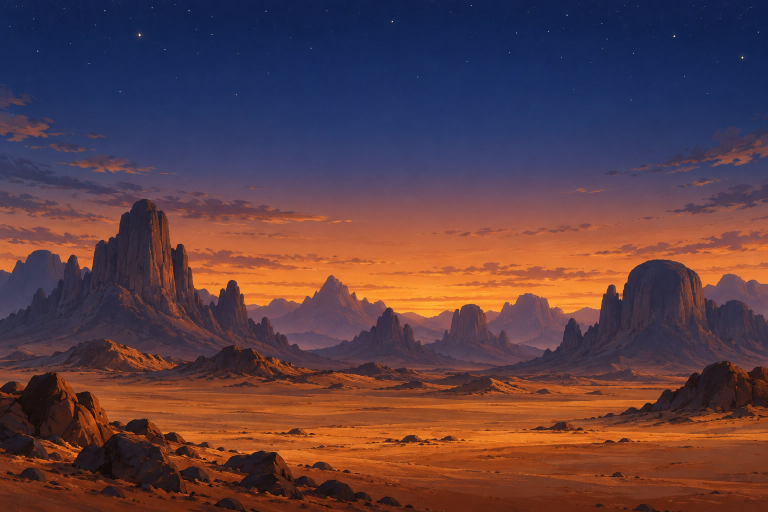
#> input picture renders/keyframes/S02-07_plate.jpg, 1536 x 1024 px (shown at 1/2 size)
$ python -i make_hf.py   (imports and definitions only)
#> lines starting #> are read from the running program, lines starting #| are printed output that depends on the picture
"""Graphics shots (method HF) rendered with Pillow + ffmpeg -> renders/clips/<ID>.mp4 (1920x1080, 24 fps).
Usage: uv run --with pillow --with numpy python tools/make_hf.py [S01-07 S02-07 S09-04 S14-06 S15-03 S18-04]
Part 2 HF shots S14-06 / S15-03 composite carved symbols on plates renders/keyframes/<ID>_plate.jpg (generate the plate first).
Palette: gold #d9a441 on night #1b1f3a (bible/style.md). The dot-game symbols (two dots, circle, line) are drawn by
`dot_symbols()` — reuse it in S14/S15 so they stay identical (AGENTS.md §5.6).
Tifinagh of the hero's name uses the Tuareg (Ahaggar) consonantal spelling ⴰⵎⵎⵍⵏ — NEEDS A NATIVE-SPEAKER CHECK.
A future agent may rebuild these in HyperFrames; keep timing and layout."""
import subprocess, sys
from pathlib import Path
import numpy as np
from PIL import Image, ImageDraw, ImageFilter, ImageFont

ROOT = Path(__file__).resolve().parents[1]
W, H, FPS = 1920, 1080, 24
GOLD, NIGHT = (217, 164, 65), (27, 31, 58)
F = "/usr/share/fonts/truetype/noto/"
KUFI, NASKH, TIFI = F + "NotoKufiArabic-Bold.ttf", F + "NotoNaskhArabic-Bold.ttf", F + "NotoSansTifinaghAhaggar-Regular.ttf"
NAME_TIFI = "ⴰⵎⵎⵍⵏ"
rng = np.random.default_rng(11)


def ease(x): x = np.clip(x, 0, 1); return x * x * (3 - 2 * x)


# [4 lines left out: function writer, not called in this run]


def glow(img, r=8, k=1.6):
    g = img.filter(ImageFilter.GaussianBlur(r)); a = np.asarray(img, float) + k * np.asarray(g, float)
    return Image.fromarray(np.clip(a, 0, 255).astype(np.uint8))


# [97 lines left out: functions dot_symbols, text_points, stars_to, draw_points, S01_07, S02_07 and 2 more, not called in this run]


def plate_img(path, dim=1.0):
#> called with path = '../renders/keyframes/S02-07_plate.jpg', dim = 1
    bg = Image.open(path).convert("RGB"); w, h = bg.size; ch = int(w * 9 / 16)
#> in plate_img, bg is the input picture: PIL image 1536x1024 RGB; mean R, G, B 92.5, 62.5, 68.3
#> after `w, h = bg.size`: w = 1536; h = 1024
#> after `ch = int(w * 9 / 16)`: ch = 864
    bg = bg.crop((0, int((h - ch) * 0.3), w, int((h - ch) * 0.3) + ch)).resize((W, H))
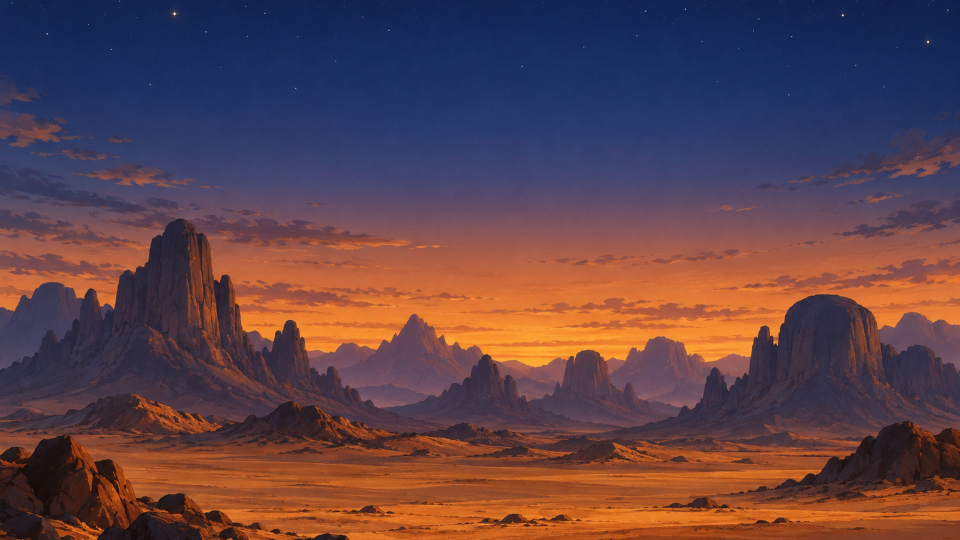
#> bg: PIL image 1920x1080 RGB (shown at 1/2 size); mean R, G, B 95.2, 66.3, 73.5
    return Image.fromarray((np.asarray(bg, float) * dim).astype(np.uint8)) if dim != 1.0 else bg


# [12 lines left out: function carve, not called in this run]


def push(img, t, T, amt=0.06):
    z = 1 + amt * t / T; w, h = int(W * z), int(H * z); x, y = (w - W) // 2, (h - H) // 2
    return img.resize((w, h)).crop((x, y, x + W, y + H))


# [61 lines left out: functions S14_06, S15_03, S18_04, not called in this run]


# [9 lines not run here, left out]

>>> result = plate_img('../renders/keyframes/S02-07_plate.jpg')

$ run again, on renders/keyframes/S01-02.jpg
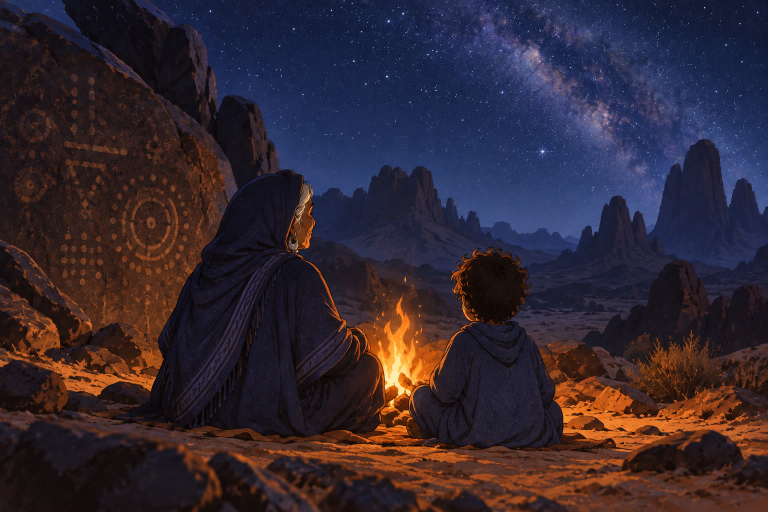
#> input picture renders/keyframes/S01-02.jpg, 1536 x 1024 px (shown at 1/2 size)
#> in plate_img, bg is the input picture: PIL image 1536x1024 RGB; mean R, G, B 50.8, 39.2, 49.8
#> in plate_img, `bg = bg.crop((0, int((h - ch) * 0.3), w, int((h - ch) * 0.3) + ch)).re..`:
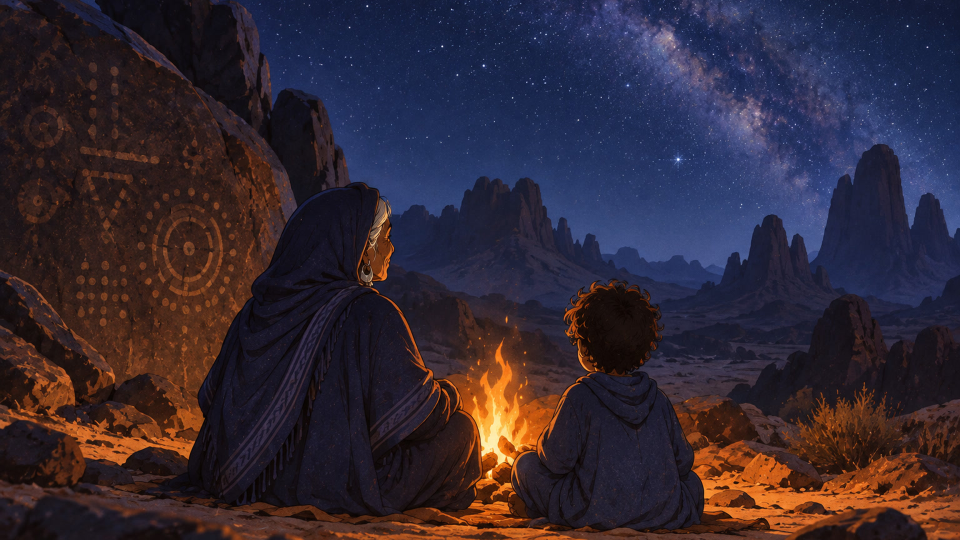
#> bg: PIL image 1920x1080 RGB (shown at 1/2 size); mean R, G, B 50.5, 40, 51.8
